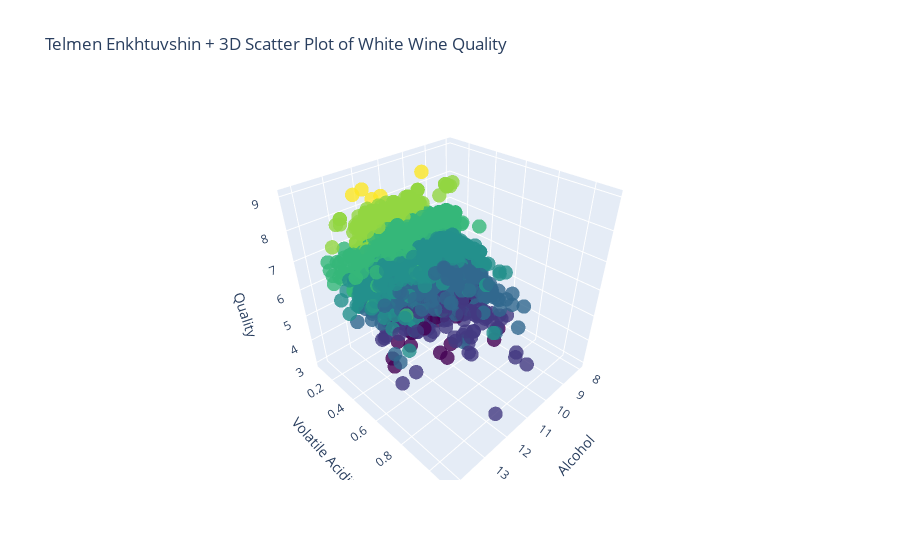

The notebook cell saved with this chart:
### Markdown cell above
# Interactive Scatter Plot with White Wine Quality, Alchohol, and Volatile Acidity

### Code cell
import plotly.graph_objects as go

fig = go.Figure(data=[go.Scatter3d(
    x=df_white['alcohol'],
    y=df_white['volatile acidity'],
    z=df_white['quality'],
    mode='markers',
    marker=dict(
        size=5,
        color=df_white['quality'],  # Optional: color by quality
        colorscale='Viridis',
        opacity=0.8
    )
)])
fig.update_layout(
    scene=dict(
        xaxis_title='Alcohol',
        yaxis_title='Volatile Acidity',
        zaxis_title='Quality'
    ),
    title='Telmen Enkhtuvshin + 3D Scatter Plot of White Wine Quality'
)
fig.show()
# Save the plot as an image file
fig.write_image('Telmen_Enkhtuvshin+3DScatter_plot.png', scale=2)  # PNG

### Figure 1 — Plotly figure (JSON) as saved in the notebook; plotly's stock layout.template omitted (floating-point values rounded to 4 significant figures; data arrays with more than 128 entries replaced by an {"elided": "..."} marker saying what was removed)
{"data": [{"marker": {"color": {"elided": "4898 int values"}, "colorscale": [[0, "#440154"], [0.1111, "#482878"], [0.2222, "#3e4989"], [0.3333, "#31688e"], [0.4444, "#26828e"], [0.5556, "#1f9e89"], [0.6667, "#35b779"], [0.7778, "#6ece58"], [0.8889, "#b5de2b"], [1, "#fde725"]], "opacity": 0.8, "size": 5}, "mode": "markers", "type": "scatter3d", "x": {"elided": "4898 float values"}, "y": {"elided": "4898 float values"}, "z": {"elided": "4898 int values"}}], "layout": {"scene": {"xaxis": {"title": {"text": "Alcohol"}}, "yaxis": {"title": {"text": "Volatile Acidity"}}, "zaxis": {"title": {"text": "Quality"}}}, "title": {"text": "Telmen Enkhtuvshin + 3D Scatter Plot of White Wine Quality"}}}
